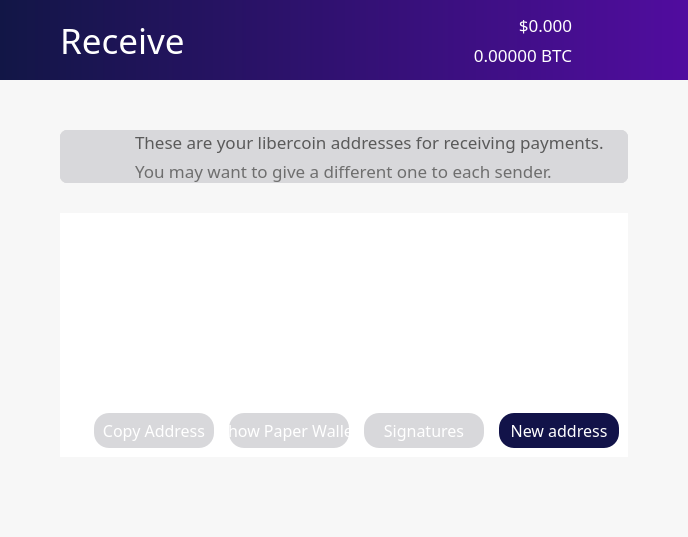
<?xml version="1.0" encoding="UTF-8"?>
<ui version="4.0">
 <class>ReceiveCoinsDialog</class>
 <widget class="QWidget" name="ReceiveCoinsDialog">
  <property name="geometry">
   <rect>
    <x>0</x>
    <y>0</y>
    <width>688</width>
    <height>537</height>
   </rect>
  </property>
  <property name="sizePolicy">
   <sizepolicy hsizetype="Preferred" vsizetype="Preferred">
    <horstretch>0</horstretch>
    <verstretch>0</verstretch>
   </sizepolicy>
  </property>
  <property name="minimumSize">
   <size>
    <width>0</width>
    <height>0</height>
   </size>
  </property>
  <property name="palette">
   <palette>
    <active>
     <colorrole role="WindowText">
      <brush brushstyle="SolidPattern">
       <color alpha="255">
        <red>0</red>
        <green>0</green>
        <blue>0</blue>
       </color>
      </brush>
     </colorrole>
     <colorrole role="Button">
      <brush brushstyle="SolidPattern">
       <color alpha="250">
        <red>247</red>
        <green>247</green>
        <blue>247</blue>
       </color>
      </brush>
     </colorrole>
     <colorrole role="Midlight">
      <brush brushstyle="SolidPattern">
       <color alpha="255">
        <red>255</red>
        <green>255</green>
        <blue>255</blue>
       </color>
      </brush>
     </colorrole>
     <colorrole role="Dark">
      <brush brushstyle="SolidPattern">
       <color alpha="255">
        <red>225</red>
        <green>225</green>
        <blue>225</blue>
       </color>
      </brush>
     </colorrole>
     <colorrole role="Mid">
      <brush brushstyle="SolidPattern">
       <color alpha="255">
        <red>0</red>
        <green>0</green>
        <blue>255</blue>
       </color>
      </brush>
     </colorrole>
     <colorrole role="Text">
      <brush brushstyle="SolidPattern">
       <color alpha="255">
        <red>0</red>
        <green>0</green>
        <blue>0</blue>
       </color>
      </brush>
     </colorrole>
     <colorrole role="BrightText">
      <brush brushstyle="SolidPattern">
       <color alpha="255">
        <red>255</red>
        <green>128</green>
        <blue>0</blue>
       </color>
      </brush>
     </colorrole>
     <colorrole role="ButtonText">
      <brush brushstyle="SolidPattern">
       <color alpha="255">
        <red>0</red>
        <green>0</green>
        <blue>0</blue>
       </color>
      </brush>
     </colorrole>
     <colorrole role="Base">
      <brush brushstyle="SolidPattern">
       <color alpha="250">
        <red>247</red>
        <green>247</green>
        <blue>247</blue>
       </color>
      </brush>
     </colorrole>
     <colorrole role="Window">
      <brush brushstyle="SolidPattern">
       <color alpha="250">
        <red>247</red>
        <green>247</green>
        <blue>247</blue>
       </color>
      </brush>
     </colorrole>
    </active>
    <inactive>
     <colorrole role="WindowText">
      <brush brushstyle="SolidPattern">
       <color alpha="255">
        <red>0</red>
        <green>0</green>
        <blue>0</blue>
       </color>
      </brush>
     </colorrole>
     <colorrole role="Button">
      <brush brushstyle="SolidPattern">
       <color alpha="250">
        <red>247</red>
        <green>247</green>
        <blue>247</blue>
       </color>
      </brush>
     </colorrole>
     <colorrole role="Midlight">
      <brush brushstyle="SolidPattern">
       <color alpha="255">
        <red>255</red>
        <green>255</green>
        <blue>255</blue>
       </color>
      </brush>
     </colorrole>
     <colorrole role="Dark">
      <brush brushstyle="SolidPattern">
       <color alpha="255">
        <red>225</red>
        <green>225</green>
        <blue>225</blue>
       </color>
      </brush>
     </colorrole>
     <colorrole role="Mid">
      <brush brushstyle="SolidPattern">
       <color alpha="255">
        <red>0</red>
        <green>0</green>
        <blue>255</blue>
       </color>
      </brush>
     </colorrole>
     <colorrole role="Text">
      <brush brushstyle="SolidPattern">
       <color alpha="255">
        <red>0</red>
        <green>0</green>
        <blue>0</blue>
       </color>
      </brush>
     </colorrole>
     <colorrole role="BrightText">
      <brush brushstyle="SolidPattern">
       <color alpha="255">
        <red>255</red>
        <green>128</green>
        <blue>0</blue>
       </color>
      </brush>
     </colorrole>
     <colorrole role="ButtonText">
      <brush brushstyle="SolidPattern">
       <color alpha="255">
        <red>0</red>
        <green>0</green>
        <blue>0</blue>
       </color>
      </brush>
     </colorrole>
     <colorrole role="Base">
      <brush brushstyle="SolidPattern">
       <color alpha="250">
        <red>247</red>
        <green>247</green>
        <blue>247</blue>
       </color>
      </brush>
     </colorrole>
     <colorrole role="Window">
      <brush brushstyle="SolidPattern">
       <color alpha="250">
        <red>247</red>
        <green>247</green>
        <blue>247</blue>
       </color>
      </brush>
     </colorrole>
    </inactive>
    <disabled>
     <colorrole role="WindowText">
      <brush brushstyle="SolidPattern">
       <color alpha="255">
        <red>225</red>
        <green>225</green>
        <blue>225</blue>
       </color>
      </brush>
     </colorrole>
     <colorrole role="Button">
      <brush brushstyle="SolidPattern">
       <color alpha="250">
        <red>247</red>
        <green>247</green>
        <blue>247</blue>
       </color>
      </brush>
     </colorrole>
     <colorrole role="Midlight">
      <brush brushstyle="SolidPattern">
       <color alpha="255">
        <red>255</red>
        <green>255</green>
        <blue>255</blue>
       </color>
      </brush>
     </colorrole>
     <colorrole role="Dark">
      <brush brushstyle="SolidPattern">
       <color alpha="255">
        <red>225</red>
        <green>225</green>
        <blue>225</blue>
       </color>
      </brush>
     </colorrole>
     <colorrole role="Mid">
      <brush brushstyle="SolidPattern">
       <color alpha="255">
        <red>0</red>
        <green>0</green>
        <blue>255</blue>
       </color>
      </brush>
     </colorrole>
     <colorrole role="Text">
      <brush brushstyle="SolidPattern">
       <color alpha="255">
        <red>225</red>
        <green>225</green>
        <blue>225</blue>
       </color>
      </brush>
     </colorrole>
     <colorrole role="BrightText">
      <brush brushstyle="SolidPattern">
       <color alpha="255">
        <red>255</red>
        <green>128</green>
        <blue>0</blue>
       </color>
      </brush>
     </colorrole>
     <colorrole role="ButtonText">
      <brush brushstyle="SolidPattern">
       <color alpha="255">
        <red>225</red>
        <green>225</green>
        <blue>225</blue>
       </color>
      </brush>
     </colorrole>
     <colorrole role="Base">
      <brush brushstyle="SolidPattern">
       <color alpha="250">
        <red>247</red>
        <green>247</green>
        <blue>247</blue>
       </color>
      </brush>
     </colorrole>
     <colorrole role="Window">
      <brush brushstyle="SolidPattern">
       <color alpha="250">
        <red>247</red>
        <green>247</green>
        <blue>247</blue>
       </color>
      </brush>
     </colorrole>
    </disabled>
   </palette>
  </property>
  <property name="font">
   <font>
    <family>Snell Roundhand</family>
   </font>
  </property>
  <property name="windowTitle">
   <string>Form</string>
  </property>
  <property name="autoFillBackground">
   <bool>false</bool>
  </property>
  <property name="styleSheet">
   <string notr="true">background-color:rgba(247, 247, 247, 250);
border:0;
</string>
  </property>
  <layout class="QVBoxLayout" name="topLayout">
   <property name="spacing">
    <number>0</number>
   </property>
   <property name="leftMargin">
    <number>0</number>
   </property>
   <property name="topMargin">
    <number>0</number>
   </property>
   <property name="rightMargin">
    <number>0</number>
   </property>
   <property name="bottomMargin">
    <number>0</number>
   </property>
   <item>
    <layout class="QHBoxLayout" name="horizontalLayout" stretch="0">
     <property name="spacing">
      <number>0</number>
     </property>
     <item>
      <layout class="QVBoxLayout" name="verticalLayout_2" stretch="0,0,0">
       <item>
        <layout class="QHBoxLayout" name="Nav">
         <property name="spacing">
          <number>0</number>
         </property>
         <property name="sizeConstraint">
          <enum>QLayout::SetDefaultConstraint</enum>
         </property>
         <property name="topMargin">
          <number>0</number>
         </property>
         <item>
          <widget class="QFrame" name="NavBar">
           <property name="sizePolicy">
            <sizepolicy hsizetype="Preferred" vsizetype="Preferred">
             <horstretch>0</horstretch>
             <verstretch>0</verstretch>
            </sizepolicy>
           </property>
           <property name="minimumSize">
            <size>
             <width>0</width>
             <height>80</height>
            </size>
           </property>
           <property name="maximumSize">
            <size>
             <width>16777215</width>
             <height>80</height>
            </size>
           </property>
           <property name="layoutDirection">
            <enum>Qt::LeftToRight</enum>
           </property>
           <property name="autoFillBackground">
            <bool>false</bool>
           </property>
           <property name="styleSheet">
            <string notr="true">background: QLinearGradient(x1: 0, y1: 0, x2: 1, y2: 0, stop: 0 #121646, stop: 1 #510c9f);
border:0;
</string>
           </property>
           <property name="frameShape">
            <enum>QFrame::StyledPanel</enum>
           </property>
           <property name="frameShadow">
            <enum>QFrame::Raised</enum>
           </property>
           <layout class="QHBoxLayout" name="horizontalLayout_3">
            <property name="spacing">
             <number>-1</number>
            </property>
            <property name="leftMargin">
             <number>60</number>
            </property>
            <property name="topMargin">
             <number>0</number>
            </property>
            <property name="rightMargin">
             <number>60</number>
            </property>
            <property name="bottomMargin">
             <number>0</number>
            </property>
            <item>
             <widget class="QLabel" name="label_2">
              <property name="sizePolicy">
               <sizepolicy hsizetype="Preferred" vsizetype="Preferred">
                <horstretch>0</horstretch>
                <verstretch>0</verstretch>
               </sizepolicy>
              </property>
              <property name="font">
               <font>
                <family>ZoinLight</family>
                <pointsize>26</pointsize>
               </font>
              </property>
              <property name="autoFillBackground">
               <bool>false</bool>
              </property>
              <property name="styleSheet">
               <string notr="true">color:white;
background-color: rgba(255, 255, 255,0);</string>
              </property>
              <property name="text">
               <string>Receive</string>
              </property>
              <property name="indent">
               <number>0</number>
              </property>
             </widget>
            </item>
            <item>
             <layout class="QVBoxLayout" name="verticalLayout_5">
              <item>
               <widget class="QLabel" name="priceUSD">
                <property name="font">
                 <font>
                  <family>ZoinMedium</family>
                  <pointsize>13</pointsize>
                  <weight>50</weight>
                  <bold>false</bold>
                 </font>
                </property>
                <property name="styleSheet">
                 <string notr="true">background-color: rgb(0,0,0,0);
color: white;</string>
                </property>
                <property name="text">
                 <string>$0.000</string>
                </property>
                <property name="alignment">
                 <set>Qt::AlignBottom|Qt::AlignRight|Qt::AlignTrailing</set>
                </property>
               </widget>
              </item>
              <item>
               <widget class="QLabel" name="priceBTC">
                <property name="font">
                 <font>
                  <family>ZoinLight</family>
                  <pointsize>13</pointsize>
                  <weight>50</weight>
                  <bold>false</bold>
                 </font>
                </property>
                <property name="styleSheet">
                 <string notr="true">background-color: rgb(0,0,0,0);
color: white;</string>
                </property>
                <property name="text">
                 <string>0.00000 BTC</string>
                </property>
                <property name="alignment">
                 <set>Qt::AlignRight|Qt::AlignTop|Qt::AlignTrailing</set>
                </property>
               </widget>
              </item>
             </layout>
            </item>
            <item>
             <widget class="QPushButton" name="pushButton">
              <property name="maximumSize">
               <size>
                <width>50</width>
                <height>80</height>
               </size>
              </property>
              <property name="styleSheet">
               <string notr="true">background: rgb(0,0,0,0);</string>
              </property>
              <property name="text">
               <string/>
              </property>
              <property name="icon">
               <iconset resource="../bitcoin.qrc">
                <normaloff>:/icons/Exports_45</normaloff>:/icons/Exports_45</iconset>
              </property>
              <property name="iconSize">
               <size>
                <width>70</width>
                <height>70</height>
               </size>
              </property>
             </widget>
            </item>
           </layout>
          </widget>
         </item>
        </layout>
       </item>
       <item>
        <widget class="QFrame" name="frame">
         <property name="palette">
          <palette>
           <active>
            <colorrole role="Button">
             <brush brushstyle="SolidPattern">
              <color alpha="250">
               <red>247</red>
               <green>247</green>
               <blue>247</blue>
              </color>
             </brush>
            </colorrole>
            <colorrole role="Base">
             <brush brushstyle="SolidPattern">
              <color alpha="250">
               <red>247</red>
               <green>247</green>
               <blue>247</blue>
              </color>
             </brush>
            </colorrole>
            <colorrole role="Window">
             <brush brushstyle="SolidPattern">
              <color alpha="250">
               <red>247</red>
               <green>247</green>
               <blue>247</blue>
              </color>
             </brush>
            </colorrole>
           </active>
           <inactive>
            <colorrole role="Button">
             <brush brushstyle="SolidPattern">
              <color alpha="250">
               <red>247</red>
               <green>247</green>
               <blue>247</blue>
              </color>
             </brush>
            </colorrole>
            <colorrole role="Base">
             <brush brushstyle="SolidPattern">
              <color alpha="250">
               <red>247</red>
               <green>247</green>
               <blue>247</blue>
              </color>
             </brush>
            </colorrole>
            <colorrole role="Window">
             <brush brushstyle="SolidPattern">
              <color alpha="250">
               <red>247</red>
               <green>247</green>
               <blue>247</blue>
              </color>
             </brush>
            </colorrole>
           </inactive>
           <disabled>
            <colorrole role="Button">
             <brush brushstyle="SolidPattern">
              <color alpha="250">
               <red>247</red>
               <green>247</green>
               <blue>247</blue>
              </color>
             </brush>
            </colorrole>
            <colorrole role="Base">
             <brush brushstyle="SolidPattern">
              <color alpha="250">
               <red>247</red>
               <green>247</green>
               <blue>247</blue>
              </color>
             </brush>
            </colorrole>
            <colorrole role="Window">
             <brush brushstyle="SolidPattern">
              <color alpha="250">
               <red>247</red>
               <green>247</green>
               <blue>247</blue>
              </color>
             </brush>
            </colorrole>
           </disabled>
          </palette>
         </property>
         <property name="styleSheet">
          <string notr="true"/>
         </property>
         <property name="frameShape">
          <enum>QFrame::NoFrame</enum>
         </property>
         <property name="frameShadow">
          <enum>QFrame::Raised</enum>
         </property>
         <property name="lineWidth">
          <number>1</number>
         </property>
         <property name="midLineWidth">
          <number>0</number>
         </property>
         <layout class="QVBoxLayout" name="verticalLayout_4">
          <property name="spacing">
           <number>0</number>
          </property>
          <property name="leftMargin">
           <number>60</number>
          </property>
          <property name="topMargin">
           <number>50</number>
          </property>
          <property name="rightMargin">
           <number>60</number>
          </property>
          <property name="bottomMargin">
           <number>0</number>
          </property>
          <item>
           <widget class="QFrame" name="balance_frame">
            <property name="enabled">
             <bool>true</bool>
            </property>
            <property name="palette">
             <palette>
              <active>
               <colorrole role="Button">
                <brush brushstyle="SolidPattern">
                 <color alpha="255">
                  <red>216</red>
                  <green>216</green>
                  <blue>219</blue>
                 </color>
                </brush>
               </colorrole>
               <colorrole role="Base">
                <brush brushstyle="SolidPattern">
                 <color alpha="255">
                  <red>216</red>
                  <green>216</green>
                  <blue>219</blue>
                 </color>
                </brush>
               </colorrole>
               <colorrole role="Window">
                <brush brushstyle="SolidPattern">
                 <color alpha="255">
                  <red>216</red>
                  <green>216</green>
                  <blue>219</blue>
                 </color>
                </brush>
               </colorrole>
              </active>
              <inactive>
               <colorrole role="Button">
                <brush brushstyle="SolidPattern">
                 <color alpha="255">
                  <red>216</red>
                  <green>216</green>
                  <blue>219</blue>
                 </color>
                </brush>
               </colorrole>
               <colorrole role="Base">
                <brush brushstyle="SolidPattern">
                 <color alpha="255">
                  <red>216</red>
                  <green>216</green>
                  <blue>219</blue>
                 </color>
                </brush>
               </colorrole>
               <colorrole role="Window">
                <brush brushstyle="SolidPattern">
                 <color alpha="255">
                  <red>216</red>
                  <green>216</green>
                  <blue>219</blue>
                 </color>
                </brush>
               </colorrole>
              </inactive>
              <disabled>
               <colorrole role="Button">
                <brush brushstyle="SolidPattern">
                 <color alpha="255">
                  <red>216</red>
                  <green>216</green>
                  <blue>219</blue>
                 </color>
                </brush>
               </colorrole>
               <colorrole role="Base">
                <brush brushstyle="SolidPattern">
                 <color alpha="255">
                  <red>216</red>
                  <green>216</green>
                  <blue>219</blue>
                 </color>
                </brush>
               </colorrole>
               <colorrole role="Window">
                <brush brushstyle="SolidPattern">
                 <color alpha="255">
                  <red>216</red>
                  <green>216</green>
                  <blue>219</blue>
                 </color>
                </brush>
               </colorrole>
              </disabled>
             </palette>
            </property>
            <property name="contextMenuPolicy">
             <enum>Qt::DefaultContextMenu</enum>
            </property>
            <property name="styleSheet">
             <string notr="true">background-color: rgb(216, 216, 219);
border:0;
border-radius:7px;
border-style:solid;</string>
            </property>
            <property name="frameShape">
             <enum>QFrame::StyledPanel</enum>
            </property>
            <property name="frameShadow">
             <enum>QFrame::Plain</enum>
            </property>
            <property name="lineWidth">
             <number>1</number>
            </property>
            <layout class="QHBoxLayout" name="horizontalLayout_4">
             <property name="spacing">
              <number>0</number>
             </property>
             <property name="sizeConstraint">
              <enum>QLayout::SetDefaultConstraint</enum>
             </property>
             <property name="leftMargin">
              <number>0</number>
             </property>
             <property name="topMargin">
              <number>0</number>
             </property>
             <property name="rightMargin">
              <number>0</number>
             </property>
             <property name="bottomMargin">
              <number>0</number>
             </property>
             <item>
              <widget class="QPushButton" name="pushButton_3">
               <property name="sizePolicy">
                <sizepolicy hsizetype="Fixed" vsizetype="Preferred">
                 <horstretch>0</horstretch>
                 <verstretch>0</verstretch>
                </sizepolicy>
               </property>
               <property name="minimumSize">
                <size>
                 <width>75</width>
                 <height>0</height>
                </size>
               </property>
               <property name="text">
                <string/>
               </property>
               <property name="icon">
                <iconset resource="../bitcoin.qrc">
                 <normaloff>:/icons/Exports_47</normaloff>:/icons/Exports_47</iconset>
               </property>
               <property name="iconSize">
                <size>
                 <width>70</width>
                 <height>70</height>
                </size>
               </property>
              </widget>
             </item>
             <item>
              <layout class="QVBoxLayout" name="verticalLayout_6">
               <property name="spacing">
                <number>5</number>
               </property>
               <property name="leftMargin">
                <number>0</number>
               </property>
               <property name="topMargin">
                <number>0</number>
               </property>
               <property name="bottomMargin">
                <number>0</number>
               </property>
               <item>
                <widget class="QLabel" name="label_3">
                 <property name="enabled">
                  <bool>false</bool>
                 </property>
                 <property name="sizePolicy">
                  <sizepolicy hsizetype="Preferred" vsizetype="Preferred">
                   <horstretch>0</horstretch>
                   <verstretch>0</verstretch>
                  </sizepolicy>
                 </property>
                 <property name="font">
                  <font>
                   <family>ZoinMedium</family>
                   <pointsize>13</pointsize>
                   <weight>50</weight>
                   <bold>false</bold>
                  </font>
                 </property>
                 <property name="layoutDirection">
                  <enum>Qt::LeftToRight</enum>
                 </property>
                 <property name="autoFillBackground">
                  <bool>false</bool>
                 </property>
                 <property name="styleSheet">
                  <string notr="true">color: rgb(90, 90, 90);</string>
                 </property>
                 <property name="text">
                  <string>These are your libercoin addresses for receiving payments.</string>
                 </property>
                 <property name="alignment">
                  <set>Qt::AlignBottom|Qt::AlignLeading|Qt::AlignLeft</set>
                 </property>
                 <property name="indent">
                  <number>-1</number>
                 </property>
                </widget>
               </item>
               <item>
                <widget class="QLabel" name="labelUnconfirmed">
                 <property name="enabled">
                  <bool>false</bool>
                 </property>
                 <property name="sizePolicy">
                  <sizepolicy hsizetype="Preferred" vsizetype="Preferred">
                   <horstretch>0</horstretch>
                   <verstretch>0</verstretch>
                  </sizepolicy>
                 </property>
                 <property name="font">
                  <font>
                   <family>ZoinLight</family>
                   <pointsize>13</pointsize>
                   <weight>50</weight>
                   <bold>false</bold>
                  </font>
                 </property>
                 <property name="cursor">
                  <cursorShape>IBeamCursor</cursorShape>
                 </property>
                 <property name="toolTip">
                  <string>Total of transactions that have yet to be confirmed, and do not yet count toward the current balance</string>
                 </property>
                 <property name="layoutDirection">
                  <enum>Qt::LeftToRight</enum>
                 </property>
                 <property name="styleSheet">
                  <string notr="true">color: rgb(110, 110, 110);</string>
                 </property>
                 <property name="text">
                  <string notr="true">You may want to give a different one to each sender.</string>
                 </property>
                 <property name="alignment">
                  <set>Qt::AlignLeading|Qt::AlignLeft|Qt::AlignTop</set>
                 </property>
                 <property name="textInteractionFlags">
                  <set>Qt::LinksAccessibleByMouse|Qt::TextSelectableByKeyboard|Qt::TextSelectableByMouse</set>
                 </property>
                </widget>
               </item>
              </layout>
             </item>
            </layout>
           </widget>
          </item>
          <item>
           <layout class="QVBoxLayout" name="verticalLayout_11">
            <property name="topMargin">
             <number>30</number>
            </property>
           </layout>
          </item>
          <item>
           <widget class="QFrame" name="frame_4">
            <property name="palette">
             <palette>
              <active>
               <colorrole role="Button">
                <brush brushstyle="SolidPattern">
                 <color alpha="255">
                  <red>216</red>
                  <green>216</green>
                  <blue>219</blue>
                 </color>
                </brush>
               </colorrole>
               <colorrole role="Base">
                <brush brushstyle="SolidPattern">
                 <color alpha="255">
                  <red>216</red>
                  <green>216</green>
                  <blue>219</blue>
                 </color>
                </brush>
               </colorrole>
               <colorrole role="Window">
                <brush brushstyle="SolidPattern">
                 <color alpha="255">
                  <red>216</red>
                  <green>216</green>
                  <blue>219</blue>
                 </color>
                </brush>
               </colorrole>
              </active>
              <inactive>
               <colorrole role="Button">
                <brush brushstyle="SolidPattern">
                 <color alpha="255">
                  <red>216</red>
                  <green>216</green>
                  <blue>219</blue>
                 </color>
                </brush>
               </colorrole>
               <colorrole role="Base">
                <brush brushstyle="SolidPattern">
                 <color alpha="255">
                  <red>216</red>
                  <green>216</green>
                  <blue>219</blue>
                 </color>
                </brush>
               </colorrole>
               <colorrole role="Window">
                <brush brushstyle="SolidPattern">
                 <color alpha="255">
                  <red>216</red>
                  <green>216</green>
                  <blue>219</blue>
                 </color>
                </brush>
               </colorrole>
              </inactive>
              <disabled>
               <colorrole role="Button">
                <brush brushstyle="SolidPattern">
                 <color alpha="255">
                  <red>216</red>
                  <green>216</green>
                  <blue>219</blue>
                 </color>
                </brush>
               </colorrole>
               <colorrole role="Base">
                <brush brushstyle="SolidPattern">
                 <color alpha="255">
                  <red>216</red>
                  <green>216</green>
                  <blue>219</blue>
                 </color>
                </brush>
               </colorrole>
               <colorrole role="Window">
                <brush brushstyle="SolidPattern">
                 <color alpha="255">
                  <red>216</red>
                  <green>216</green>
                  <blue>219</blue>
                 </color>
                </brush>
               </colorrole>
              </disabled>
             </palette>
            </property>
            <property name="styleSheet">
             <string notr="true">background-color: rgb(216, 216, 219);
border:0;</string>
            </property>
            <property name="frameShape">
             <enum>QFrame::StyledPanel</enum>
            </property>
            <property name="frameShadow">
             <enum>QFrame::Raised</enum>
            </property>
            <layout class="QVBoxLayout" name="verticalLayout">
             <property name="spacing">
              <number>0</number>
             </property>
             <property name="leftMargin">
              <number>0</number>
             </property>
             <property name="topMargin">
              <number>0</number>
             </property>
             <property name="rightMargin">
              <number>0</number>
             </property>
             <property name="bottomMargin">
              <number>0</number>
             </property>
             <item>
              <widget class="QTableView" name="tableView">
               <property name="palette">
                <palette>
                 <active>
                  <colorrole role="Button">
                   <brush brushstyle="SolidPattern">
                    <color alpha="255">
                     <red>255</red>
                     <green>255</green>
                     <blue>255</blue>
                    </color>
                   </brush>
                  </colorrole>
                  <colorrole role="Base">
                   <brush brushstyle="SolidPattern">
                    <color alpha="255">
                     <red>255</red>
                     <green>255</green>
                     <blue>255</blue>
                    </color>
                   </brush>
                  </colorrole>
                  <colorrole role="Window">
                   <brush brushstyle="SolidPattern">
                    <color alpha="255">
                     <red>255</red>
                     <green>255</green>
                     <blue>255</blue>
                    </color>
                   </brush>
                  </colorrole>
                 </active>
                 <inactive>
                  <colorrole role="Button">
                   <brush brushstyle="SolidPattern">
                    <color alpha="255">
                     <red>255</red>
                     <green>255</green>
                     <blue>255</blue>
                    </color>
                   </brush>
                  </colorrole>
                  <colorrole role="Base">
                   <brush brushstyle="SolidPattern">
                    <color alpha="255">
                     <red>255</red>
                     <green>255</green>
                     <blue>255</blue>
                    </color>
                   </brush>
                  </colorrole>
                  <colorrole role="Window">
                   <brush brushstyle="SolidPattern">
                    <color alpha="255">
                     <red>255</red>
                     <green>255</green>
                     <blue>255</blue>
                    </color>
                   </brush>
                  </colorrole>
                 </inactive>
                 <disabled>
                  <colorrole role="Button">
                   <brush brushstyle="SolidPattern">
                    <color alpha="255">
                     <red>255</red>
                     <green>255</green>
                     <blue>255</blue>
                    </color>
                   </brush>
                  </colorrole>
                  <colorrole role="Base">
                   <brush brushstyle="SolidPattern">
                    <color alpha="255">
                     <red>255</red>
                     <green>255</green>
                     <blue>255</blue>
                    </color>
                   </brush>
                  </colorrole>
                  <colorrole role="Window">
                   <brush brushstyle="SolidPattern">
                    <color alpha="255">
                     <red>255</red>
                     <green>255</green>
                     <blue>255</blue>
                    </color>
                   </brush>
                  </colorrole>
                 </disabled>
                </palette>
               </property>
               <property name="font">
                <font>
                 <family>ZoinRegular</family>
                 <pointsize>12</pointsize>
                </font>
               </property>
               <property name="styleSheet">
                <string notr="true">background-color: rgb(255, 255, 255);
border:0;</string>
               </property>
               <property name="lineWidth">
                <number>0</number>
               </property>
               <property name="showDropIndicator" stdset="0">
                <bool>false</bool>
               </property>
               <property name="selectionBehavior">
                <enum>QAbstractItemView::SelectRows</enum>
               </property>
               <property name="showGrid">
                <bool>false</bool>
               </property>
               <property name="gridStyle">
                <enum>Qt::NoPen</enum>
               </property>
               <property name="wordWrap">
                <bool>false</bool>
               </property>
               <property name="cornerButtonEnabled">
                <bool>false</bool>
               </property>
               <attribute name="horizontalHeaderVisible">
                <bool>true</bool>
               </attribute>
               <attribute name="verticalHeaderVisible">
                <bool>false</bool>
               </attribute>
              </widget>
             </item>
             <item>
              <widget class="QFrame" name="frame_3">
               <property name="styleSheet">
                <string notr="true">color:white;
background-color: rgb(255,255,255);
border:0;
</string>
               </property>
               <property name="frameShape">
                <enum>QFrame::StyledPanel</enum>
               </property>
               <property name="frameShadow">
                <enum>QFrame::Raised</enum>
               </property>
               <layout class="QHBoxLayout" name="horizontalLayout_5">
                <property name="spacing">
                 <number>15</number>
                </property>
                <item>
                 <spacer name="horizontalSpacer">
                  <property name="orientation">
                   <enum>Qt::Horizontal</enum>
                  </property>
                  <property name="sizeHint" stdset="0">
                   <size>
                    <width>40</width>
                    <height>20</height>
                   </size>
                  </property>
                 </spacer>
                </item>
                <item>
                 <widget class="QPushButton" name="copyAddress">
                  <property name="sizePolicy">
                   <sizepolicy hsizetype="Fixed" vsizetype="Fixed">
                    <horstretch>0</horstretch>
                    <verstretch>0</verstretch>
                   </sizepolicy>
                  </property>
                  <property name="font">
                   <font>
                    <family>ZoinRegular</family>
                    <pointsize>12</pointsize>
                    <weight>50</weight>
                    <bold>false</bold>
                   </font>
                  </property>
                  <property name="styleSheet">
                   <string notr="true">background-color: rgb(216, 216, 219);
color: white;
border-radius:15px;
height:35px;
width:120px;
border-color:gray;
border-width:0px;
border-style:solid;</string>
                  </property>
                  <property name="text">
                   <string>Copy Address</string>
                  </property>
                 </widget>
                </item>
                <item>
                 <widget class="QPushButton" name="showPaperWallet">
                  <property name="sizePolicy">
                   <sizepolicy hsizetype="Fixed" vsizetype="Fixed">
                    <horstretch>0</horstretch>
                    <verstretch>0</verstretch>
                   </sizepolicy>
                  </property>
                  <property name="font">
                   <font>
                    <family>ZoinRegular</family>
                    <pointsize>12</pointsize>
                    <weight>50</weight>
                    <bold>false</bold>
                   </font>
                  </property>
                  <property name="styleSheet">
                   <string notr="true">background-color: rgb(216, 216, 219);
color: white;
border-radius:15px;
height:35px;
width:120px;
border-color:gray;
border-width:0px;
border-style:solid;</string>
                  </property>
                  <property name="text">
                   <string>Show Paper Wallet</string>
                  </property>
                 </widget>
                </item>
                <item>
                 <widget class="QPushButton" name="signMessage">
                  <property name="sizePolicy">
                   <sizepolicy hsizetype="Fixed" vsizetype="Fixed">
                    <horstretch>0</horstretch>
                    <verstretch>0</verstretch>
                   </sizepolicy>
                  </property>
                  <property name="font">
                   <font>
                    <family>ZoinRegular</family>
                    <pointsize>12</pointsize>
                    <weight>50</weight>
                    <bold>false</bold>
                   </font>
                  </property>
                  <property name="styleSheet">
                   <string notr="true">background-color: rgb(216, 216, 219);
color: white;
border-radius:15px;
height:35px;
width:120px;
border-color:gray;
border-width:0px;
border-style:solid;</string>
                  </property>
                  <property name="text">
                   <string>Signatures</string>
                  </property>
                 </widget>
                </item>
                <item>
                 <widget class="QPushButton" name="newAddress">
                  <property name="sizePolicy">
                   <sizepolicy hsizetype="Fixed" vsizetype="Fixed">
                    <horstretch>0</horstretch>
                    <verstretch>0</verstretch>
                   </sizepolicy>
                  </property>
                  <property name="font">
                   <font>
                    <family>ZoinRegular</family>
                    <pointsize>12</pointsize>
                    <weight>50</weight>
                    <bold>false</bold>
                   </font>
                  </property>
                  <property name="styleSheet">
                   <string notr="true">background-color: #121349;
color: white;
border-radius:15px;
height:35px;
width:120px;
border-color:gray;
border-width:0px;
border-style:solid;
</string>
                  </property>
                  <property name="text">
                   <string>New address</string>
                  </property>
                 </widget>
                </item>
               </layout>
              </widget>
             </item>
            </layout>
           </widget>
          </item>
          <item>
           <layout class="QHBoxLayout" name="horizontalLayout_7">
            <property name="spacing">
             <number>0</number>
            </property>
            <property name="topMargin">
             <number>0</number>
            </property>
            <item>
             <spacer name="horizontalSpacer_2">
              <property name="orientation">
               <enum>Qt::Horizontal</enum>
              </property>
              <property name="sizeHint" stdset="0">
               <size>
                <width>40</width>
                <height>20</height>
               </size>
              </property>
             </spacer>
            </item>
           </layout>
          </item>
         </layout>
        </widget>
       </item>
       <item>
        <widget class="QWidget" name="StatusBar" native="true">
         <property name="sizePolicy">
          <sizepolicy hsizetype="Preferred" vsizetype="Preferred">
           <horstretch>0</horstretch>
           <verstretch>0</verstretch>
          </sizepolicy>
         </property>
         <property name="minimumSize">
          <size>
           <width>0</width>
           <height>0</height>
          </size>
         </property>
         <property name="styleSheet">
          <string notr="true">background-color:rgba(247, 247, 247, 250);</string>
         </property>
         <layout class="QHBoxLayout" name="horizontalLayout_8">
          <property name="spacing">
           <number>10</number>
          </property>
          <property name="leftMargin">
           <number>60</number>
          </property>
          <property name="topMargin">
           <number>30</number>
          </property>
          <property name="rightMargin">
           <number>60</number>
          </property>
          <property name="bottomMargin">
           <number>30</number>
          </property>
          <item>
           <layout class="QVBoxLayout" name="statusText">
            <property name="spacing">
             <number>0</number>
            </property>
            <property name="topMargin">
             <number>0</number>
            </property>
            <property name="bottomMargin">
             <number>0</number>
            </property>
           </layout>
          </item>
          <item>
           <layout class="QHBoxLayout" name="statusBar">
            <property name="topMargin">
             <number>0</number>
            </property>
            <property name="bottomMargin">
             <number>0</number>
            </property>
           </layout>
          </item>
         </layout>
        </widget>
       </item>
      </layout>
     </item>
    </layout>
   </item>
  </layout>
 </widget>
 <resources>
  <include location="../bitcoin.qrc"/>
 </resources>
 <connections/>
</ui>
